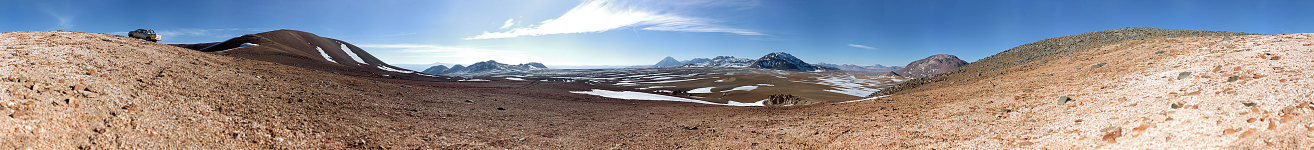
#> input picture stitcher/test_material/pano_img.png, 2628 x 300 px (shown at 1/2 size)
$ python -i stitcher.py   (imports and definitions only)
#> lines starting #> are read from the running program, lines starting #| are printed output that depends on the picture; pictures that were not available may be replaced by others from this repository, and a replacement may not be noted
import cv2 as cv
import numpy as np
import matplotlib.pyplot as plt
from frames import extract_frames


def stitch_images(img_paths=[], base_path='', img_data=[]):
    use_read = len(img_paths) > 0
    if use_read:
        base_img = cv.imread(f"{base_path}{img_paths[0]}")
    else:
        base_img = img_data[0]

    for i in range(len(img_paths) + len(img_data) - 1):
        if use_read:
            stitch_img = cv.imread(f"{base_path}{img_paths[i + 1]}")
        else:
            stitch_img = img_data[i + 1]

        stitch_img_cvt = cv.cvtColor(stitch_img, cv.COLOR_BGR2GRAY)

        base_img_cvt = cv.cvtColor(base_img, cv.COLOR_BGR2GRAY)

        sift = cv.SIFT_create()

        stitch_kp, stitch_des = sift.detectAndCompute(stitch_img_cvt, None)
        base_kp, base_des = sift.detectAndCompute(base_img_cvt, None)

        # [4 lines of commented-out code are left out]

        match = cv.BFMatcher()
        matches = match.knnMatch(base_des, stitch_des, k=2)

        good = []
        for m, n in matches:
            if m.distance < .7 * n.distance:
                good.append(m)

        draw_params = dict(matchColor=(0, 255, 0),  # draw matches in green color
                           singlePointColor=None,
                           flags=2)
        match_img = cv.drawMatches(base_img, base_kp, stitch_img, stitch_kp, good, None, **draw_params)

        cv.imwrite(f"frames\\test_match_{i}.png", match_img)

        MIN_MATCH_COUNT = 5
        if len(good) >= MIN_MATCH_COUNT:
            src_pts = np.float32([base_kp[m.queryIdx].pt for m in good]).reshape(-1, 1, 2)
            dst_pts = np.float32([stitch_kp[m.trainIdx].pt for m in good]).reshape(-1, 1, 2)
            M, mask = cv.findHomography(dst_pts, src_pts, cv.RANSAC, 5.0)
            # [5 lines of commented-out code are left out]
        else:
            raise AssertionError("Can’t find enough keypoints.")

        dst = cv.warpPerspective(stitch_img, M, (base_img.shape[1] + stitch_img.shape[1], base_img.shape[0]))

        dst[0:base_img.shape[0], 0:base_img.shape[1]] = base_img

        def trim(frame):
            # crop top
            if not np.sum(frame[0]):
                return trim(frame[1:])
            # crop top
            if not np.sum(frame[-1]):
                return trim(frame[:-2])
            # crop top
            if not np.sum(frame[:, 0]):
                return trim(frame[:, 1:])
            # crop top
            if not np.sum(frame[:, -1]):
                return trim(frame[:, :-2])
            return frame

        cv.imwrite(f"frames\\stitched_{i}.png", dst)

        trimmed_img = trim(dst)

        cv.imwrite(f"frames\\trimmed_stitched_{i}.png", trimmed_img)

        base_img = trimmed_img

    return base_img


def stitch_image_matrix(img_mat, base_path=''):
    stitched_imgs = []

    for j in range(len(img_mat)):
        stitched_img = stitch_images(img_mat[j], base_path)
        rotated_img = rotate_image(stitched_img, 90)
        stitched_imgs.append(rotated_img)

    # cv.imwrite(f"frames\\final_rot_img_{0}.png", stitched_imgs[0])
    # cv.imwrite(f"frames\\final_rot_img_{1}.png", stitched_imgs[1])
    final_rot_img = stitch_images(img_data=stitched_imgs, base_path=base_path)
    # cv.imwrite(f"frames\\final_rot_img.png", final_rot_img)
    final_img = rotate_image(final_rot_img, -90)
    cv.imwrite(f"frames\\final_img.png", final_img)


def rotate_image(image, angle):
    # grab the dimensions of the image and then determine the
    # center
    (h, w) = image.shape[:2]
    (cX, cY) = (w // 2, h // 2)
    # grab the rotation matrix (applying the negative of the
    # angle to rotate clockwise), then grab the sine and cosine
    # (i.e., the rotation components of the matrix)
    M = cv.getRotationMatrix2D((cX, cY), -angle, 1.0)
    cos = np.abs(M[0, 0])
    sin = np.abs(M[0, 1])
    # compute the new bounding dimensions of the image
    nW = int((h * sin) + (w * cos))
    nH = int((h * cos) + (w * sin))
    # adjust the rotation matrix to take into account translation
    M[0, 2] += (nW / 2) - cX
    M[1, 2] += (nH / 2) - cY
    # perform the actual rotation and return the image
    return cv.warpAffine(image, M, (nW, nH))

>>> import cv2
>>> picture = cv2.imread('test_material/pano_img.png', cv2.IMREAD_GRAYSCALE)
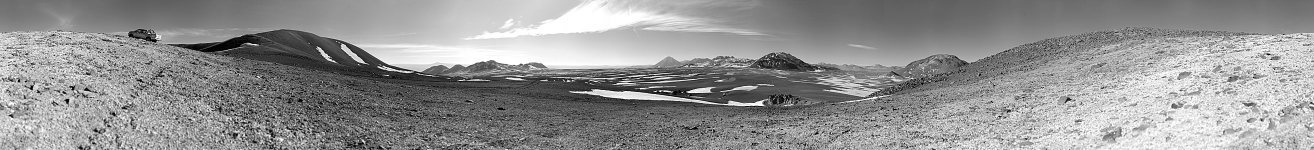
#> picture: shape (300, 2628) (shown at 1/2 size); min 0, max 255, mean 146.4
>>> result = stitch_image_matrix(picture)
#> in stitch_images, `use_read = len(img_paths) > 0`: use_read = True
#> in stitch_images, base_img is the input picture: shape (300, 2628, 3); mean B, G, R 147.5, 144.7, 149.4
#> in stitch_images, `stitch_kp, stitch_des = sift.detectAndCompute(stitch_img_cvt, None)`: stitch_kp = 7550 keypoints; strongest (x, y, size): (1545, 112, 2.1), (1281, 177, 2.3), (109, 110, 1.9), (7, 115, 2)
#> in stitch_images, `base_kp, base_des = sift.detectAndCompute(base_img_cvt, None)`: base_kp has the same summary as stitch_kp
#> in stitch_images, `matches = match.knnMatch(base_des, stitch_des, k=2)`: matches = 7550 matches
#> in stitch_images, `match_img = cv.drawMatches(base_img, base_kp, stitch_img, stitch_kp, g..`:
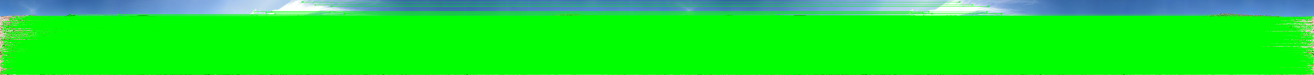
#> match_img: shape (300, 5256, 3) (shown at 1/4 size); mean B, G, R 38.9, 234.6, 21.9
#> in stitch_images, `M, mask = cv.findHomography(dst_pts, src_pts, cv.RANSAC, 5.0)`: M = [[1, 6.03e-15, -1.1e-12], [5.22e-17, 1, -1.06e-13], [2.65e-19, 5.51e-18, 1]]; mask = 7550 values from 1 to 1
#> in stitch_images, `dst = cv.warpPerspective(stitch_img, M, (base_img.shape[1] + stitch_im..`:
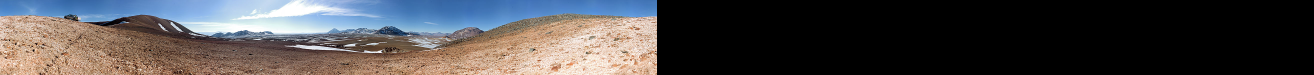
#> dst: shape (300, 5256, 3) (shown at 1/4 size); mean B, G, R 73.8, 72.3, 74.7
#> (the run stopped early here; a loop or call above may not have finished)

$ run again, on stitcher/test_material/pano_img_01.png
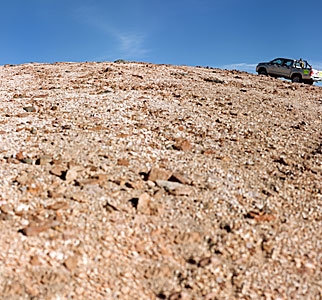
#> input picture stitcher/test_material/pano_img_01.png, 322 x 300 px
#> use_read = True
#> in stitch_images, base_img is the input picture: shape (300, 322, 3); mean B, G, R 146.5, 153.4, 168.6
#> stitch_kp = 1689 keypoints; strongest (x, y, size): (109, 110, 1.9), (7, 115, 2), (134, 201, 5.6), (195, 201, 1.9)
#> base_kp has the same summary as stitch_kp
#> matches = 1689 matches
#> in stitch_images, `match_img = cv.drawMatches(base_img, base_kp, stitch_img, stitch_kp, g..`:
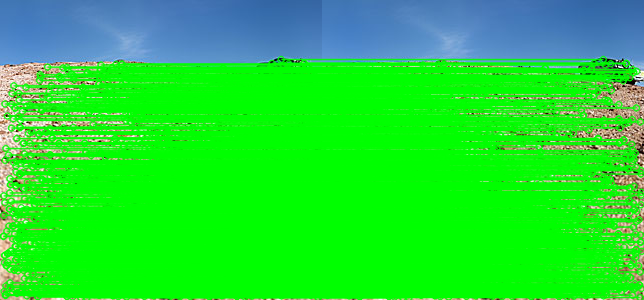
#> match_img: shape (300, 644, 3); mean B, G, R 51.9, 220.5, 33.5
#> src_pts = 1689 rows, first 8: [2.99, 235.8], [2.99, 235.8], [3.3, 214.8], [3.34, 195.4], [3.63, 290.9], [3.92, 262.1], [4.16, 254.9], [4.16, 254.9]
#> dst_pts has the same summary as src_pts
#> M = [[1, -1.19e-15, 1.89e-14], [5.77e-16, 1, 6.77e-15], [3.16e-18, -7.5e-18, 1]]; mask = 1689 values from 1 to 1
#> in stitch_images, `dst = cv.warpPerspective(stitch_img, M, (base_img.shape[1] + stitch_im..`:
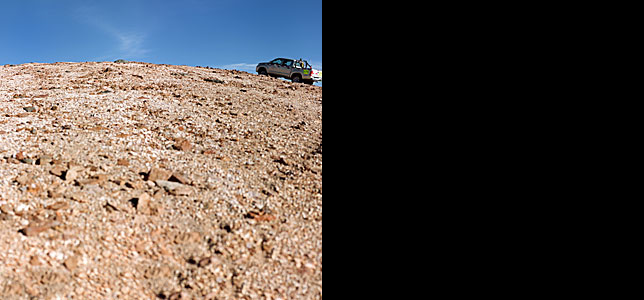
#> dst: shape (300, 644, 3); mean B, G, R 73.3, 76.7, 84.3

$ run again, on stitcher/test_material/pano_img_02.png
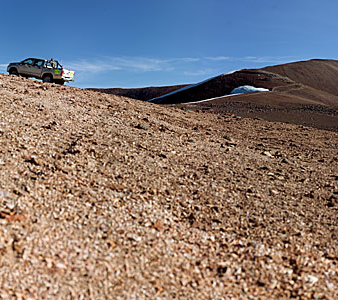
#> input picture stitcher/test_material/pano_img_02.png, 338 x 300 px
#> use_read = True
#> in stitch_images, base_img is the input picture: shape (300, 338, 3); mean B, G, R 118.6, 120.7, 131.8
#> stitch_kp = 1376 keypoints; strongest (x, y, size): (286, 245, 2), (292, 282, 2.3), (87, 216, 2.1), (212, 282, 1.8)
#> base_kp has the same summary as stitch_kp
#> matches = 1376 matches
#> in stitch_images, `match_img = cv.drawMatches(base_img, base_kp, stitch_img, stitch_kp, g..`:
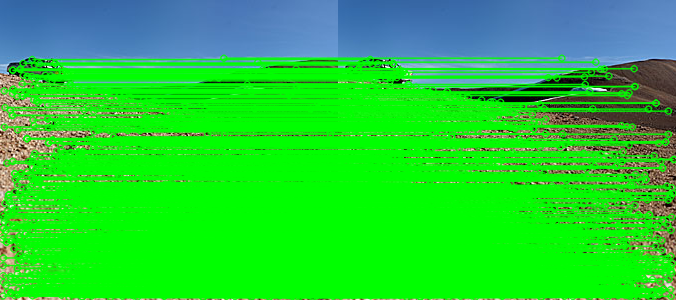
#> match_img: shape (300, 676, 3); mean B, G, R 52.5, 206.5, 35.1
#> src_pts = 1376 rows, first 8: [2.39, 238.8], [2.52, 295.6], [2.63, 265.1], [2.69, 235.5], [2.7, 275.2], [2.81, 257.4], [2.87, 227.7], [2.87, 227.7]
#> dst_pts has the same summary as src_pts
#> M = [[1, 4.9e-15, -1.02e-12], [2.4e-16, 1, -9.06e-13], [5.28e-19, 3.41e-17, 1]]; mask = 1376 values from 1 to 1
#> in stitch_images, `dst = cv.warpPerspective(stitch_img, M, (base_img.shape[1] + stitch_im..`:
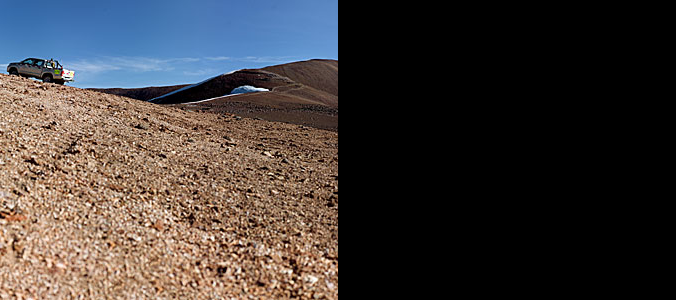
#> dst: shape (300, 676, 3); mean B, G, R 59.3, 60.4, 65.9
